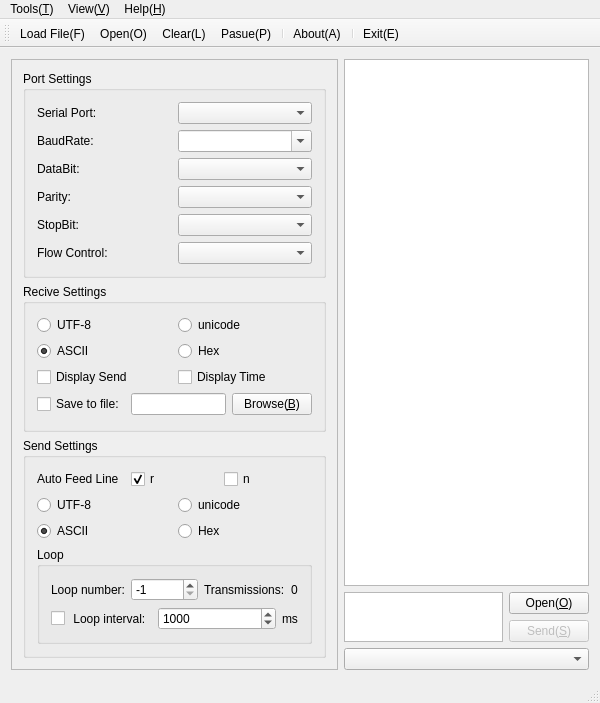
<?xml version="1.0" encoding="UTF-8"?>
<ui version="4.0">
 <class>CMainWindow</class>
 <widget class="QMainWindow" name="CMainWindow">
  <property name="geometry">
   <rect>
    <x>0</x>
    <y>0</y>
    <width>600</width>
    <height>703</height>
   </rect>
  </property>
  <property name="sizePolicy">
   <sizepolicy hsizetype="Preferred" vsizetype="Preferred">
    <horstretch>0</horstretch>
    <verstretch>0</verstretch>
   </sizepolicy>
  </property>
  <property name="windowTitle">
   <string>Serial Port Assistant</string>
  </property>
  <property name="windowIcon">
   <iconset>
    <normaloff>:/image/AppIcon</normaloff>:/image/AppIcon</iconset>
  </property>
  <widget class="QWidget" name="centralWidget">
   <layout class="QGridLayout" name="gridLayout_5">
    <item row="0" column="0">
     <widget class="QFrame" name="frmLeftBar">
      <property name="frameShape">
       <enum>QFrame::StyledPanel</enum>
      </property>
      <property name="frameShadow">
       <enum>QFrame::Raised</enum>
      </property>
      <layout class="QGridLayout" name="gridLayout_4">
       <item row="0" column="0">
        <widget class="QGroupBox" name="groupBox">
         <property name="sizePolicy">
          <sizepolicy hsizetype="Preferred" vsizetype="Preferred">
           <horstretch>0</horstretch>
           <verstretch>0</verstretch>
          </sizepolicy>
         </property>
         <property name="title">
          <string>Port Settings</string>
         </property>
         <layout class="QGridLayout" name="gridLayout">
          <item row="0" column="0">
           <layout class="QHBoxLayout" name="horizontalLayout">
            <item>
             <widget class="QLabel" name="label">
              <property name="text">
               <string>Serial Port:</string>
              </property>
             </widget>
            </item>
            <item>
             <widget class="QComboBox" name="cmbPort">
              <property name="sizePolicy">
               <sizepolicy hsizetype="Preferred" vsizetype="Preferred">
                <horstretch>0</horstretch>
                <verstretch>0</verstretch>
               </sizepolicy>
              </property>
             </widget>
            </item>
           </layout>
          </item>
          <item row="1" column="0">
           <layout class="QHBoxLayout" name="horizontalLayout_2">
            <item>
             <widget class="QLabel" name="label_2">
              <property name="text">
               <string>BaudRate:</string>
              </property>
             </widget>
            </item>
            <item>
             <widget class="QComboBox" name="cmbBoudRate">
              <property name="sizePolicy">
               <sizepolicy hsizetype="Preferred" vsizetype="Preferred">
                <horstretch>0</horstretch>
                <verstretch>0</verstretch>
               </sizepolicy>
              </property>
              <property name="editable">
               <bool>true</bool>
              </property>
             </widget>
            </item>
           </layout>
          </item>
          <item row="2" column="0">
           <layout class="QHBoxLayout" name="horizontalLayout_3">
            <item>
             <widget class="QLabel" name="label_3">
              <property name="text">
               <string>DataBit:</string>
              </property>
             </widget>
            </item>
            <item>
             <widget class="QComboBox" name="cmbDataBit">
              <property name="sizePolicy">
               <sizepolicy hsizetype="Preferred" vsizetype="Preferred">
                <horstretch>0</horstretch>
                <verstretch>0</verstretch>
               </sizepolicy>
              </property>
             </widget>
            </item>
           </layout>
          </item>
          <item row="3" column="0">
           <layout class="QHBoxLayout" name="horizontalLayout_4">
            <item>
             <widget class="QLabel" name="label_4">
              <property name="text">
               <string>Parity:</string>
              </property>
             </widget>
            </item>
            <item>
             <widget class="QComboBox" name="cmbParity">
              <property name="sizePolicy">
               <sizepolicy hsizetype="Preferred" vsizetype="Preferred">
                <horstretch>0</horstretch>
                <verstretch>0</verstretch>
               </sizepolicy>
              </property>
             </widget>
            </item>
           </layout>
          </item>
          <item row="4" column="0">
           <layout class="QHBoxLayout" name="horizontalLayout_5">
            <item>
             <widget class="QLabel" name="label_5">
              <property name="text">
               <string>StopBit:</string>
              </property>
             </widget>
            </item>
            <item>
             <widget class="QComboBox" name="cmbStopBit">
              <property name="sizePolicy">
               <sizepolicy hsizetype="Preferred" vsizetype="Preferred">
                <horstretch>0</horstretch>
                <verstretch>0</verstretch>
               </sizepolicy>
              </property>
             </widget>
            </item>
           </layout>
          </item>
          <item row="5" column="0">
           <layout class="QHBoxLayout" name="horizontalLayout_6">
            <item>
             <widget class="QLabel" name="label_6">
              <property name="text">
               <string>Flow Control:</string>
              </property>
             </widget>
            </item>
            <item>
             <widget class="QComboBox" name="cmbFlowControl">
              <property name="sizePolicy">
               <sizepolicy hsizetype="Preferred" vsizetype="Preferred">
                <horstretch>0</horstretch>
                <verstretch>0</verstretch>
               </sizepolicy>
              </property>
             </widget>
            </item>
           </layout>
          </item>
         </layout>
        </widget>
       </item>
       <item row="1" column="0">
        <widget class="QGroupBox" name="groupBox_2">
         <property name="sizePolicy">
          <sizepolicy hsizetype="Preferred" vsizetype="Preferred">
           <horstretch>0</horstretch>
           <verstretch>0</verstretch>
          </sizepolicy>
         </property>
         <property name="title">
          <string>Recive Settings</string>
         </property>
         <layout class="QGridLayout" name="gridLayout_2">
          <item row="0" column="0">
           <layout class="QHBoxLayout" name="horizontalLayout_12">
            <item>
             <widget class="QRadioButton" name="rbReciverUtf8">
              <property name="text">
               <string>UTF-8</string>
              </property>
             </widget>
            </item>
            <item>
             <widget class="QRadioButton" name="rbRecvieUnicode">
              <property name="text">
               <string>unicode</string>
              </property>
             </widget>
            </item>
           </layout>
          </item>
          <item row="1" column="0">
           <layout class="QHBoxLayout" name="horizontalLayout_7">
            <item>
             <widget class="QRadioButton" name="rbReciveASCII">
              <property name="sizePolicy">
               <sizepolicy hsizetype="Minimum" vsizetype="Fixed">
                <horstretch>0</horstretch>
                <verstretch>0</verstretch>
               </sizepolicy>
              </property>
              <property name="text">
               <string>ASCII</string>
              </property>
              <property name="checked">
               <bool>true</bool>
              </property>
             </widget>
            </item>
            <item>
             <widget class="QRadioButton" name="rbReciveHex">
              <property name="sizePolicy">
               <sizepolicy hsizetype="Minimum" vsizetype="Fixed">
                <horstretch>0</horstretch>
                <verstretch>0</verstretch>
               </sizepolicy>
              </property>
              <property name="text">
               <string>Hex</string>
              </property>
             </widget>
            </item>
           </layout>
          </item>
          <item row="2" column="0">
           <layout class="QHBoxLayout" name="horizontalLayout_15">
            <item>
             <widget class="QCheckBox" name="cbDisplaySend">
              <property name="sizePolicy">
               <sizepolicy hsizetype="Preferred" vsizetype="Fixed">
                <horstretch>0</horstretch>
                <verstretch>0</verstretch>
               </sizepolicy>
              </property>
              <property name="text">
               <string>Display Send</string>
              </property>
             </widget>
            </item>
            <item>
             <widget class="QCheckBox" name="cbDisplayTime">
              <property name="sizePolicy">
               <sizepolicy hsizetype="Preferred" vsizetype="Fixed">
                <horstretch>0</horstretch>
                <verstretch>0</verstretch>
               </sizepolicy>
              </property>
              <property name="text">
               <string>Display Time</string>
              </property>
             </widget>
            </item>
           </layout>
          </item>
          <item row="3" column="0">
           <layout class="QHBoxLayout" name="horizontalLayout_16">
            <item>
             <widget class="QCheckBox" name="cbSaveToFile">
              <property name="sizePolicy">
               <sizepolicy hsizetype="Minimum" vsizetype="Fixed">
                <horstretch>0</horstretch>
                <verstretch>0</verstretch>
               </sizepolicy>
              </property>
              <property name="text">
               <string>Save to file:</string>
              </property>
             </widget>
            </item>
            <item>
             <widget class="QLineEdit" name="leSaveToFile">
              <property name="sizePolicy">
               <sizepolicy hsizetype="Expanding" vsizetype="Fixed">
                <horstretch>0</horstretch>
                <verstretch>0</verstretch>
               </sizepolicy>
              </property>
             </widget>
            </item>
            <item>
             <widget class="QPushButton" name="pbBrowse">
              <property name="sizePolicy">
               <sizepolicy hsizetype="Minimum" vsizetype="Fixed">
                <horstretch>0</horstretch>
                <verstretch>0</verstretch>
               </sizepolicy>
              </property>
              <property name="text">
               <string>Browse(&amp;B)</string>
              </property>
             </widget>
            </item>
           </layout>
          </item>
         </layout>
        </widget>
       </item>
       <item row="2" column="0">
        <widget class="QGroupBox" name="groupBox_3">
         <property name="title">
          <string>Send Settings</string>
         </property>
         <layout class="QGridLayout" name="gridLayout_3">
          <item row="0" column="0">
           <layout class="QHBoxLayout" name="horizontalLayout_11">
            <item>
             <widget class="QLabel" name="label_8">
              <property name="sizePolicy">
               <sizepolicy hsizetype="Preferred" vsizetype="Preferred">
                <horstretch>0</horstretch>
                <verstretch>0</verstretch>
               </sizepolicy>
              </property>
              <property name="text">
               <string>Auto Feed Line</string>
              </property>
             </widget>
            </item>
            <item>
             <widget class="QCheckBox" name="cbr">
              <property name="sizePolicy">
               <sizepolicy hsizetype="Preferred" vsizetype="Preferred">
                <horstretch>0</horstretch>
                <verstretch>0</verstretch>
               </sizepolicy>
              </property>
              <property name="text">
               <string>r</string>
              </property>
              <property name="checked">
               <bool>true</bool>
              </property>
             </widget>
            </item>
            <item>
             <widget class="QCheckBox" name="cbn">
              <property name="sizePolicy">
               <sizepolicy hsizetype="Preferred" vsizetype="Preferred">
                <horstretch>0</horstretch>
                <verstretch>0</verstretch>
               </sizepolicy>
              </property>
              <property name="text">
               <string>n</string>
              </property>
              <property name="checked">
               <bool>false</bool>
              </property>
             </widget>
            </item>
           </layout>
          </item>
          <item row="1" column="0">
           <layout class="QHBoxLayout" name="horizontalLayout_13">
            <item>
             <widget class="QRadioButton" name="rbSendUtf8">
              <property name="sizePolicy">
               <sizepolicy hsizetype="Preferred" vsizetype="Fixed">
                <horstretch>0</horstretch>
                <verstretch>0</verstretch>
               </sizepolicy>
              </property>
              <property name="text">
               <string>UTF-8</string>
              </property>
             </widget>
            </item>
            <item>
             <widget class="QRadioButton" name="rbSendUnicode">
              <property name="sizePolicy">
               <sizepolicy hsizetype="Preferred" vsizetype="Fixed">
                <horstretch>0</horstretch>
                <verstretch>0</verstretch>
               </sizepolicy>
              </property>
              <property name="text">
               <string>unicode</string>
              </property>
             </widget>
            </item>
           </layout>
          </item>
          <item row="2" column="0">
           <layout class="QHBoxLayout" name="horizontalLayout_8">
            <item>
             <widget class="QRadioButton" name="rbSendASCII">
              <property name="sizePolicy">
               <sizepolicy hsizetype="Preferred" vsizetype="Preferred">
                <horstretch>0</horstretch>
                <verstretch>0</verstretch>
               </sizepolicy>
              </property>
              <property name="text">
               <string>ASCII</string>
              </property>
              <property name="checked">
               <bool>true</bool>
              </property>
             </widget>
            </item>
            <item>
             <widget class="QRadioButton" name="rbSendHex">
              <property name="sizePolicy">
               <sizepolicy hsizetype="Preferred" vsizetype="Preferred">
                <horstretch>0</horstretch>
                <verstretch>0</verstretch>
               </sizepolicy>
              </property>
              <property name="text">
               <string>Hex</string>
              </property>
             </widget>
            </item>
           </layout>
          </item>
          <item row="3" column="0">
           <widget class="QGroupBox" name="groupBox_4">
            <property name="sizePolicy">
             <sizepolicy hsizetype="Preferred" vsizetype="Preferred">
              <horstretch>0</horstretch>
              <verstretch>0</verstretch>
             </sizepolicy>
            </property>
            <property name="title">
             <string>Loop</string>
            </property>
            <layout class="QVBoxLayout" name="verticalLayout">
             <item>
              <layout class="QHBoxLayout" name="horizontalLayout_14">
               <item>
                <widget class="QLabel" name="label_9">
                 <property name="text">
                  <string>Loop number:</string>
                 </property>
                </widget>
               </item>
               <item>
                <widget class="QSpinBox" name="sbLoopNumber">
                 <property name="sizePolicy">
                  <sizepolicy hsizetype="MinimumExpanding" vsizetype="Preferred">
                   <horstretch>0</horstretch>
                   <verstretch>0</verstretch>
                  </sizepolicy>
                 </property>
                 <property name="toolTip">
                  <string>-1: unlimited loop</string>
                 </property>
                 <property name="minimum">
                  <number>-1</number>
                 </property>
                 <property name="maximum">
                  <number>1000000</number>
                 </property>
                 <property name="value">
                  <number>-1</number>
                 </property>
                </widget>
               </item>
               <item>
                <widget class="QLabel" name="label_10">
                 <property name="text">
                  <string>Transmissions:</string>
                 </property>
                </widget>
               </item>
               <item>
                <widget class="QLabel" name="lbTransmissions">
                 <property name="toolTip">
                  <string>Transmissions</string>
                 </property>
                 <property name="text">
                  <string>0</string>
                 </property>
                </widget>
               </item>
              </layout>
             </item>
             <item>
              <layout class="QHBoxLayout" name="horizontalLayout_9">
               <item>
                <widget class="QCheckBox" name="cbSendLoop">
                 <property name="sizePolicy">
                  <sizepolicy hsizetype="Preferred" vsizetype="Preferred">
                   <horstretch>0</horstretch>
                   <verstretch>0</verstretch>
                  </sizepolicy>
                 </property>
                 <property name="text">
                  <string> Loop interval:</string>
                 </property>
                </widget>
               </item>
               <item>
                <widget class="QSpinBox" name="sbLoopTime">
                 <property name="sizePolicy">
                  <sizepolicy hsizetype="MinimumExpanding" vsizetype="Preferred">
                   <horstretch>0</horstretch>
                   <verstretch>0</verstretch>
                  </sizepolicy>
                 </property>
                 <property name="maximum">
                  <number>1000000000</number>
                 </property>
                 <property name="value">
                  <number>1000</number>
                 </property>
                </widget>
               </item>
               <item>
                <widget class="QLabel" name="label_7">
                 <property name="text">
                  <string>ms</string>
                 </property>
                </widget>
               </item>
              </layout>
             </item>
            </layout>
           </widget>
          </item>
         </layout>
        </widget>
       </item>
      </layout>
     </widget>
    </item>
    <item row="0" column="1">
     <layout class="QVBoxLayout" name="verticalLayout_3">
      <item>
       <widget class="QTextEdit" name="teRecive">
        <property name="sizePolicy">
         <sizepolicy hsizetype="Expanding" vsizetype="Expanding">
          <horstretch>0</horstretch>
          <verstretch>0</verstretch>
         </sizepolicy>
        </property>
        <property name="readOnly">
         <bool>true</bool>
        </property>
       </widget>
      </item>
      <item>
       <layout class="QHBoxLayout" name="horizontalLayout_10">
        <item>
         <widget class="QTextEdit" name="teSend">
          <property name="sizePolicy">
           <sizepolicy hsizetype="Expanding" vsizetype="Ignored">
            <horstretch>0</horstretch>
            <verstretch>2</verstretch>
           </sizepolicy>
          </property>
         </widget>
        </item>
        <item>
         <layout class="QVBoxLayout" name="verticalLayout_2">
          <item>
           <widget class="QPushButton" name="pbOpen">
            <property name="sizePolicy">
             <sizepolicy hsizetype="Minimum" vsizetype="Fixed">
              <horstretch>0</horstretch>
              <verstretch>0</verstretch>
             </sizepolicy>
            </property>
            <property name="text">
             <string>Open(&amp;O)</string>
            </property>
            <property name="icon">
             <iconset resource="Resource/Resource.qrc">
              <normaloff>:/icon/Start</normaloff>:/icon/Start</iconset>
            </property>
           </widget>
          </item>
          <item>
           <widget class="QPushButton" name="pbSend">
            <property name="enabled">
             <bool>false</bool>
            </property>
            <property name="sizePolicy">
             <sizepolicy hsizetype="Minimum" vsizetype="Fixed">
              <horstretch>0</horstretch>
              <verstretch>0</verstretch>
             </sizepolicy>
            </property>
            <property name="text">
             <string>Send(&amp;S)</string>
            </property>
            <property name="icon">
             <iconset resource="Resource/Resource.qrc">
              <normaloff>:/icon/Send</normaloff>:/icon/Send</iconset>
            </property>
           </widget>
          </item>
         </layout>
        </item>
       </layout>
      </item>
      <item>
       <widget class="QComboBox" name="cmbRecent">
        <property name="sizePolicy">
         <sizepolicy hsizetype="Preferred" vsizetype="Preferred">
          <horstretch>0</horstretch>
          <verstretch>0</verstretch>
         </sizepolicy>
        </property>
       </widget>
      </item>
     </layout>
    </item>
   </layout>
  </widget>
  <widget class="QMenuBar" name="menuBar">
   <property name="geometry">
    <rect>
     <x>0</x>
     <y>0</y>
     <width>600</width>
     <height>22</height>
    </rect>
   </property>
   <widget class="QMenu" name="menuTools_T">
    <property name="title">
     <string>Tools(&amp;T)</string>
    </property>
    <widget class="QMenu" name="menuLanguage_A">
     <property name="title">
      <string>Language(&amp;A)</string>
     </property>
     <property name="icon">
      <iconset resource="Resource/Resource.qrc">
       <normaloff>:/icon/Language</normaloff>:/icon/Language</iconset>
     </property>
    </widget>
    <widget class="QMenu" name="menuStype_S">
     <property name="title">
      <string>Stype(&amp;S)</string>
     </property>
     <property name="icon">
      <iconset resource="Resource/Resource.qrc">
       <normaloff>:/icon/Stype</normaloff>:/icon/Stype</iconset>
     </property>
    </widget>
    <addaction name="actionOpen"/>
    <addaction name="separator"/>
    <addaction name="actionLoad_File_F"/>
    <addaction name="separator"/>
    <addaction name="actionClear"/>
    <addaction name="actionClear_Send_History"/>
    <addaction name="actionPasue_P"/>
    <addaction name="separator"/>
    <addaction name="actionOpen_Log_G"/>
    <addaction name="separator"/>
    <addaction name="separator"/>
    <addaction name="menuLanguage_A"/>
    <addaction name="menuStype_S"/>
    <addaction name="separator"/>
    <addaction name="actionExit"/>
    <addaction name="separator"/>
   </widget>
   <widget class="QMenu" name="menuHelp_H">
    <property name="title">
     <string>Help(&amp;H)</string>
    </property>
    <addaction name="actionAbout_A"/>
   </widget>
   <widget class="QMenu" name="menuView_V">
    <property name="title">
     <string>View(&amp;V)</string>
    </property>
    <addaction name="actionToolBar_T"/>
    <addaction name="actionStatusBar_S"/>
    <addaction name="actionLeftBar_L"/>
   </widget>
   <addaction name="menuTools_T"/>
   <addaction name="menuView_V"/>
   <addaction name="menuHelp_H"/>
  </widget>
  <widget class="QStatusBar" name="statusBar"/>
  <widget class="QToolBar" name="mainToolBar">
   <attribute name="toolBarArea">
    <enum>TopToolBarArea</enum>
   </attribute>
   <attribute name="toolBarBreak">
    <bool>false</bool>
   </attribute>
   <addaction name="actionLoad_File_F"/>
   <addaction name="actionOpen"/>
   <addaction name="actionClear"/>
   <addaction name="actionPasue_P"/>
   <addaction name="separator"/>
   <addaction name="actionAbout_A"/>
   <addaction name="separator"/>
   <addaction name="actionExit"/>
  </widget>
  <action name="actionOpen">
   <property name="icon">
    <iconset resource="Resource/Resource.qrc">
     <normaloff>:/icon/Start</normaloff>:/icon/Start</iconset>
   </property>
   <property name="text">
    <string>Open(&amp;O)</string>
   </property>
  </action>
  <action name="actionClear">
   <property name="icon">
    <iconset resource="Resource/Resource.qrc">
     <normaloff>:/icon/Clear</normaloff>:/icon/Clear</iconset>
   </property>
   <property name="text">
    <string>Clear(&amp;L)</string>
   </property>
  </action>
  <action name="actionClear_Send_History">
   <property name="text">
    <string>Clear Send History</string>
   </property>
  </action>
  <action name="actionExit">
   <property name="icon">
    <iconset resource="Resource/Resource.qrc">
     <normaloff>:/icon/Close</normaloff>:/icon/Close</iconset>
   </property>
   <property name="text">
    <string>Exit(&amp;E)</string>
   </property>
  </action>
  <action name="actionAbout_A">
   <property name="icon">
    <iconset resource="Resource/Resource.qrc">
     <normaloff>:/icon/AppIcon</normaloff>:/icon/AppIcon</iconset>
   </property>
   <property name="text">
    <string>About(&amp;A)</string>
   </property>
  </action>
  <action name="actionStatusBar_S">
   <property name="checkable">
    <bool>true</bool>
   </property>
   <property name="checked">
    <bool>true</bool>
   </property>
   <property name="text">
    <string>StatusBar(&amp;S)</string>
   </property>
  </action>
  <action name="actionToolBar_T">
   <property name="checkable">
    <bool>true</bool>
   </property>
   <property name="checked">
    <bool>true</bool>
   </property>
   <property name="text">
    <string>ToolBar(&amp;T)</string>
   </property>
  </action>
  <action name="actionLeftBar_L">
   <property name="checkable">
    <bool>true</bool>
   </property>
   <property name="checked">
    <bool>true</bool>
   </property>
   <property name="text">
    <string>LeftBar(&amp;L)</string>
   </property>
  </action>
  <action name="actionPasue_P">
   <property name="checkable">
    <bool>true</bool>
   </property>
   <property name="icon">
    <iconset resource="Resource/Resource.qrc">
     <normaloff>:/icon/Pause</normaloff>:/icon/Pause</iconset>
   </property>
   <property name="text">
    <string>Pasue(&amp;P)</string>
   </property>
   <property name="toolTip">
    <string>Pause the flow list</string>
   </property>
  </action>
  <action name="actionLoad_File_F">
   <property name="icon">
    <iconset resource="Resource/Resource.qrc">
     <normaloff>:/icon/OpenFile</normaloff>:/icon/OpenFile</iconset>
   </property>
   <property name="text">
    <string>Load File(&amp;F)</string>
   </property>
  </action>
  <action name="actionOpen_Log_G">
   <property name="icon">
    <iconset resource="Resource/Resource.qrc">
     <normaloff>:/icon/Log</normaloff>:/icon/Log</iconset>
   </property>
   <property name="text">
    <string>Open Log(&amp;G)</string>
   </property>
  </action>
 </widget>
 <layoutdefault spacing="6" margin="11"/>
 <resources>
  <include location="Resource/Resource.qrc"/>
 </resources>
 <connections/>
</ui>
